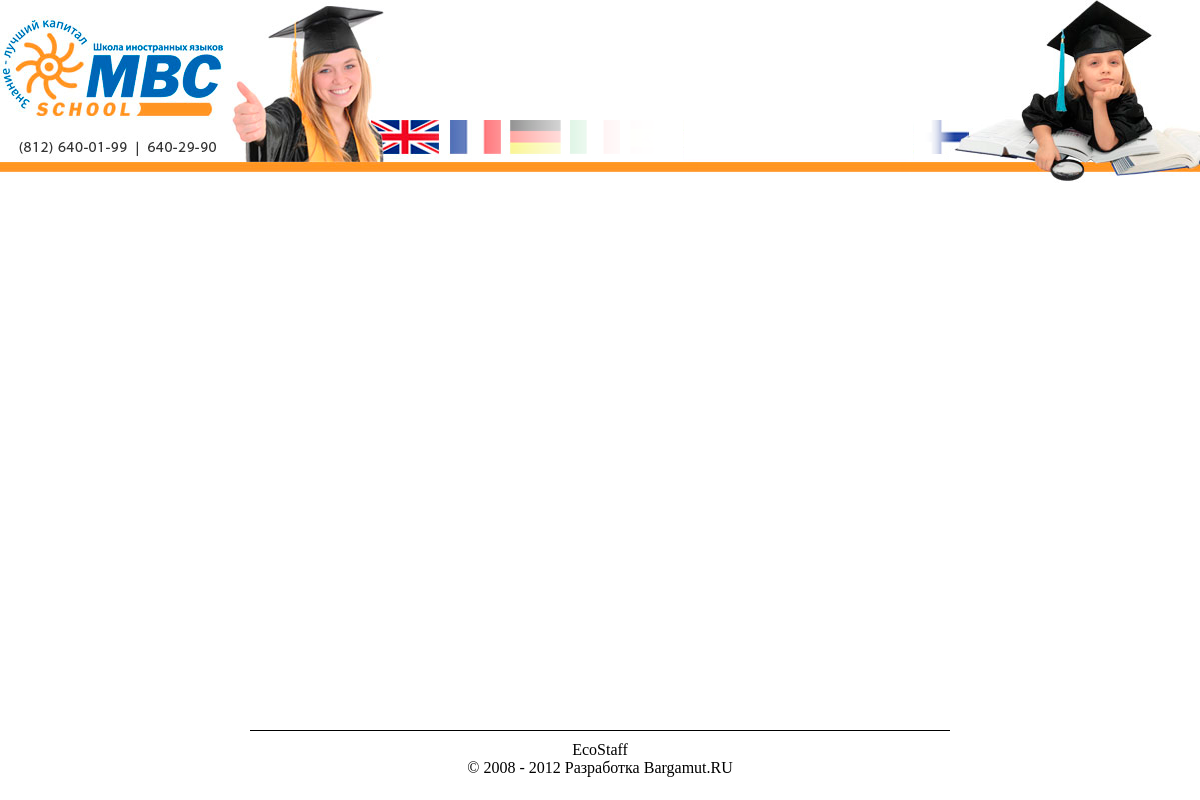
The page /report/projects.php on the database as committed earlier.
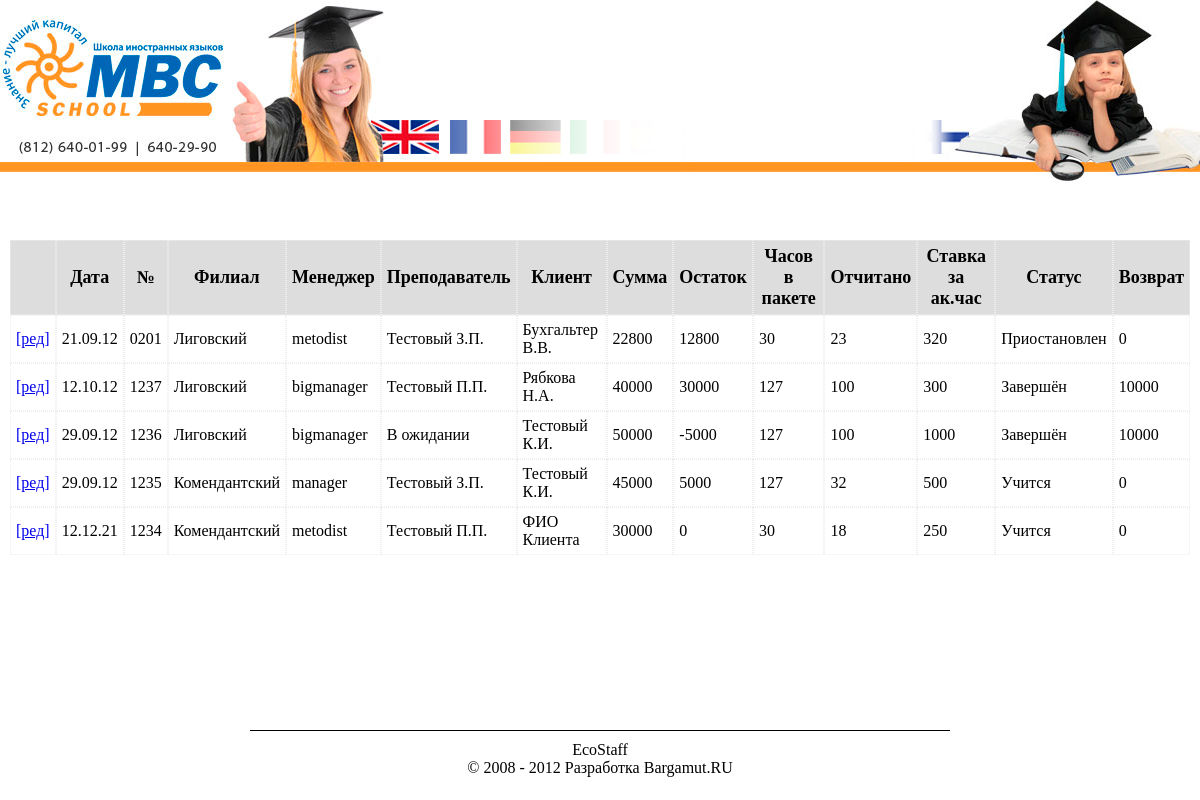
The same page on the database as committed later.
### tables this page shows
CREATE TABLE IF NOT EXISTS `projects` (
  `id` int(11) NOT NULL AUTO_INCREMENT COMMENT 'ID проекта',
  `clientid` int(11) NOT NULL COMMENT 'ID клиента',
  `filial` int(11) NOT NULL COMMENT 'ID филиала проекта',
  `number` char(4) NOT NULL COMMENT 'Номер проекта',
  `hours` tinyint(3) NOT NULL COMMENT 'Количество часов в пакете',
  `hours2` tinyint(3) NOT NULL DEFAULT '0' COMMENT 'Количество часов отчитанных',
  `form` int(11) NOT NULL COMMENT 'ID формы обучения',
  `programm` varchar(1000) NOT NULL COMMENT 'Программа обучения',
  `payvariant` int(11) NOT NULL COMMENT 'ID варианта оплаты',
  `teacher` int(11) NOT NULL COMMENT 'ID преподавателя',
  `wagerate` int(5) NOT NULL COMMENT 'Ставка за академический час',
  `cost` mediumint(10) NOT NULL COMMENT 'Сумма договора',
  `manager` int(11) NOT NULL COMMENT 'ID менеджера',
  `date` date NOT NULL DEFAULT '0000-00-00' COMMENT 'Дата заключения договора',
  `etap1` int(10) NOT NULL COMMENT 'Сумма 1-го этапа оплаты',
  `etap2` int(10) NOT NULL COMMENT 'Сумма 2-го этапа оплаты',
  `etap3` int(10) NOT NULL COMMENT 'Сумма 3-го этапа оплаты',
  `etap4` int(10) NOT NULL COMMENT 'Сумма оплаты при подписании договора',
  `status` tinyint(1) NOT NULL DEFAULT '1' COMMENT 'Статус проекта',
  `return` int(10) NOT NULL COMMENT 'Сумма возврата',
  PRIMARY KEY (`id`)
);

CREATE TABLE IF NOT EXISTS `filial` (
  `id` int(11) NOT NULL AUTO_INCREMENT COMMENT 'ID филиала',
  `name` char(50) NOT NULL COMMENT 'Название филиала',
  PRIMARY KEY (`id`)
);

CREATE TABLE IF NOT EXISTS `users_bio` (
  `id` int(11) NOT NULL AUTO_INCREMENT COMMENT 'ID элемента',
  `fio` varchar(255) NOT NULL COMMENT 'ФИО пользователя',
  `birthday` date NOT NULL DEFAULT '0000-00-00' COMMENT 'День рождения',
  PRIMARY KEY (`id`)
);

CREATE TABLE IF NOT EXISTS `teachers` (
  `id` int(11) NOT NULL AUTO_INCREMENT COMMENT 'ID преподавателя',
  `fio` char(50) NOT NULL COMMENT 'ФИО преподавателя',
  `phone` char(14) NOT NULL COMMENT 'Телефона преподавателя',
  `email` char(50) NOT NULL COMMENT 'E-Mail преподавателя',
  `languages` char(50) NOT NULL COMMENT 'Массив ID языков преподавателя',
  `grade` int(11) NOT NULL COMMENT 'ID уровня преподавателя',
  `metro` int(11) NOT NULL COMMENT 'ID станции метро',
  PRIMARY KEY (`id`)
);

CREATE TABLE IF NOT EXISTS `clients` (
  `id` int(11) NOT NULL AUTO_INCREMENT COMMENT 'ID клиента',
  `fio` char(255) NOT NULL COMMENT 'ФИО клиента',
  `phone` char(14) NOT NULL COMMENT 'Телефон клиента',
  `email` char(50) NOT NULL COMMENT 'E-Mail клиента',
  `skype` char(15) NOT NULL COMMENT 'Skype клиента',
  `note` varchar(250) NOT NULL COMMENT 'Примечание',
  PRIMARY KEY (`id`)
);

CREATE TABLE IF NOT EXISTS `projects_status` (
  `id` int(11) NOT NULL AUTO_INCREMENT COMMENT 'ID статуса',
  `name` char(50) NOT NULL COMMENT 'Наименование статуса',
  PRIMARY KEY (`id`)
);

### eng/api/api.database.php (called while the page is built, shortened)
<?php
class Database {
    function db_query() {
        $args = func_get_args();
        if (func_num_args() >= 1) {
            $q = array_shift($args);
            $p = array_shift($args);
            if (isset($p)){
                $q = $this->quoteSet($q);
                foreach($p as $k => $v) {
                    $p[$k] = $this->strFormat($v);
                }
                $q = vsprintf($q, $p);
            }
            $r = mysql_query($q) or die(mysql_error());
            $r = $this->db_make_result($r, $q);
        } else {
            $r = 'Нет нужных данных!';
        }
        return $r;
    }
    private function quoteSet($q) {
        $q = preg_replace_callback(
            '/(%?)(%[sd])(:\w+)?(%?)/i',
            function($m) { return $this->PregCallback($m); },
            $q);
        return $q;
    }
    private function strFormat($str) {
        return htmlspecialchars(mysql_real_escape_string($str));
    }
    private function db_make_result($r, $q) {
        $result = array();
        if (preg_match('/^SELECT/i', $q)) {
            if (mysql_num_rows($r) == 1) {
                return mysql_fetch_assoc($r);
            } else {
                while ($row = mysql_fetch_assoc($r)) {
                    $result[] = $row;
                }
                return $result;
            }
        } else {
            return $r;
        }
    }
}
?>

### eng/site.conf.php (called while the page is built, shortened)
<?php
include_once('api/api.site.php');
include_once('api/api.database.php');
include_once('api/api.economic.php');
$SITE   = new Site();
$ECON   = new Economic();
?>

### eng/api/api.site.php (called while the page is built, shortened)
<?php
class Site{
    function fioFormat($fio = '') {
        return preg_replace('/^([A-Za-zА-Яа-я]*\s[A-ZА-Я])[a-zа-я]*\s([A-ZА-Я]).*$/us', '$1.$2.', $fio);
    }
}

### eng/api/api.economic.php (called while the page is built, shortened)
<?php
class Economic {
    function debt($proj) {
        return $proj['cost'] - $this->payed($proj);
    }
    function payed($proj) {
        return $proj['etap1'] + $proj['etap2'] + $proj['etap3'] + $proj['etap4'];
    }
}

### report/projects.php (the view, shortened to what this page needs)
<?php
include('../top.php');?>
<!DOCTYPE html>
<html>
<head>
    <link rel="stylesheet" type="text/css" href="../css/default.css" />
    <link rel="stylesheet" type="text/css" href="../css/auth.css" />
    <link rel="stylesheet" type="text/css" href="../css/project.css" />
</head>
<body>
<div class="main ">
    <div class="header">
        <?=SITE_LOGO?>
    </div>
    <div class="usertab">
    </div>
    <div class="content">
        <?php
        $projects       = $DB->db_query('SELECT * FROM projects ORDER BY `id` DESC LIMIT 50',   ['']);
        $status         = $DB->db_query('SELECT `name` FROM projects_status ORDER BY `id`',     ['']);
        $filials        = $DB->db_query('SELECT * FROM filial',     ['']);
        $clients        = $DB->db_query('SELECT * FROM clients',    ['']);
        $teachers       = $DB->db_query('SELECT `id`, `fio` FROM teachers',     ['']);
        $managers       = $DB->db_query('SELECT `id`, `fio` FROM users_bio',    ['']);
        $p_result = '<table border="0" cellspadding="0" cellspacing="0">';
        foreach ($projects as $k => $v) {
            if ($k == 0) {
                $p_result .= '<tr class="caption">'.
                    '<td></td>'.
                    '<td class="date">Дата</td>'.
                    '<td>№</td>'.
                    '<td>Филиал</td>'.
                    '<td>Менеджер</td>'.
                    '<td>Преподаватель</td>'.
                    '<td>Клиент</td>'.
                    '<td>Сумма</td>'.
                    '<td>Остаток</td>'.
                    '<td>Часов в пакете</td>'.
                    '<td>Отчитано</td>'.
                    '<td>Ставка за ак.час</td>'.
                    '<td>Статус</td>'.
                    '<td>Возврат</td>'.
                    '</tr>';
            }
            $man_fio    = $SITE->fioFormat($managers[$v['manager'] - 1]['fio']);
            $teach_fio  = $SITE->fioFormat($teachers[$v['teacher'] - 1]['fio']);
            $client_fio = $SITE->fioFormat($clients[$v['clientid'] - 1]['fio']);
            $debt       = $ECON->debt($v);
            $p_result .= '<tr>'.
                '<td><a href="/project/edit.php?p='.$v['number'].'">[ред]</a></td>'.
                '<td class="date">'.date('d.m.y', strtotime($v['date'])) .'</td>'.
                '<td>'.$v['number'].'</td>'.
                '<td>'.$filials[$v['filial'] - 1]['name'].'</td>'.
                '<td>'.$man_fio.'</td>'.
                '<td>'.$teach_fio.'</td>'.
                '<td>'.$client_fio.'</td>'.
                '<td>'.$v['cost'].'</td>'.
                '<td>'.$debt.'</td>'.
                '<td>'.$v['hours'].'</td>'.
                '<td>'.$v['hours2'].'</td>'.
                '<td>'.$v['wagerate'].'</td>'.
                '<td>'.$status[$v['status'] - 1]['name'].'</td>'.
                '<td>'.$v['return'].'</td>'.
                '</tr>';
        }
        $p_result .= '</table>';
        $main_tpl = file_get_contents(SITE_ROOT.'/tpl/reports/projPage.html');
        $main_tpl = str_replace('{projects}', $p_result, $main_tpl);
        echo $main_tpl;
        ?>
    </div>
    <div class="push"></div>
</div>
<div class="footer">
    <hr />
    <?=CREDITS?>
    <?=DEVELOPERS?>
</div>
</body>
</html>

### css/default.css (style rules this page uses)
html, body { height: 100%; margin: 0px; padding: 0px; font-family: calibri; }
hr { color: #000; background-color: #000; border: 0px none; height: 1px; clear: both; margin: 0px; }
.main { min-height: 100%; height: auto !important; height: 100%; width: 100%; margin: 0px 0px -70px; }
.header { position: relative; height: 190px; background-image: url('/img/default/logo_bg.jpg'); margin-bottom: 5px; }
.logo1, .logo2 { border: 0px; }
.logo2 { float: right; }
.usertab { height: 30px; padding: 5px 10px; text-align: right; }
.content { padding: 5px 10px 15px; }
.footer, .push { height: 70px; width: 900px; margin: 0px auto; text-align: center; }
.footer hr { width: 700px; margin: 0 auto 10px; }

### css/project.css (style rules this page uses)
.projects table tr td { padding: 5px; border: 1px #eee dotted; }
.projects table tr.caption { text-align: center; font-size: 18px; font-weight: bold; background-color: #ddd; }
.projects table tr td.date { white-space: nowrap; }

Rows that differ between the two databases and show on the page:
added projects: shows "Дата", date "21.09.12", number "0201", filial.name "Лиговский", manager.fio "metodist", teacher.fio "Тестовый З.П.", clientid.fio "Бухгальтер В.В.", cost "22800", debt "12800", hours "30", hours2 "23", wagerate "320", status.name "Приостановлен", return "0"
added projects: date "12.10.12", number "1237", filial.name "Лиговский", manager.fio "bigmanager", teacher.fio "Тестовый П.П.", clientid.fio "Рябкова Н.А.", cost "40000", debt "30000", hours "127", hours2 "100", wagerate "300", status.name "Завершён", return "10000"
added projects: date "29.09.12", number "1236", filial.name "Лиговский", manager.fio "bigmanager", teacher.fio "В ожидании", clientid.fio "Тестовый К.И.", cost "50000", debt "-5000", hours "127", hours2 "100", wagerate "1000", status.name "Завершён", return "10000"
added projects: date "29.09.12", number "1235", filial.name "Комендантский", manager.fio "manager", teacher.fio "Тестовый З.П.", clientid.fio "Тестовый К.И.", cost "45000", debt "5000", hours "127", hours2 "32", wagerate "500", status.name "Учится", return "0"
added projects: date "12.12.21", number "1234", filial.name "Комендантский", manager.fio "metodist", teacher.fio "Тестовый П.П.", clientid.fio "ФИО Клиента", cost "30000", debt "0", hours "30", hours2 "18", wagerate "250", status.name "Учится", return "0"
